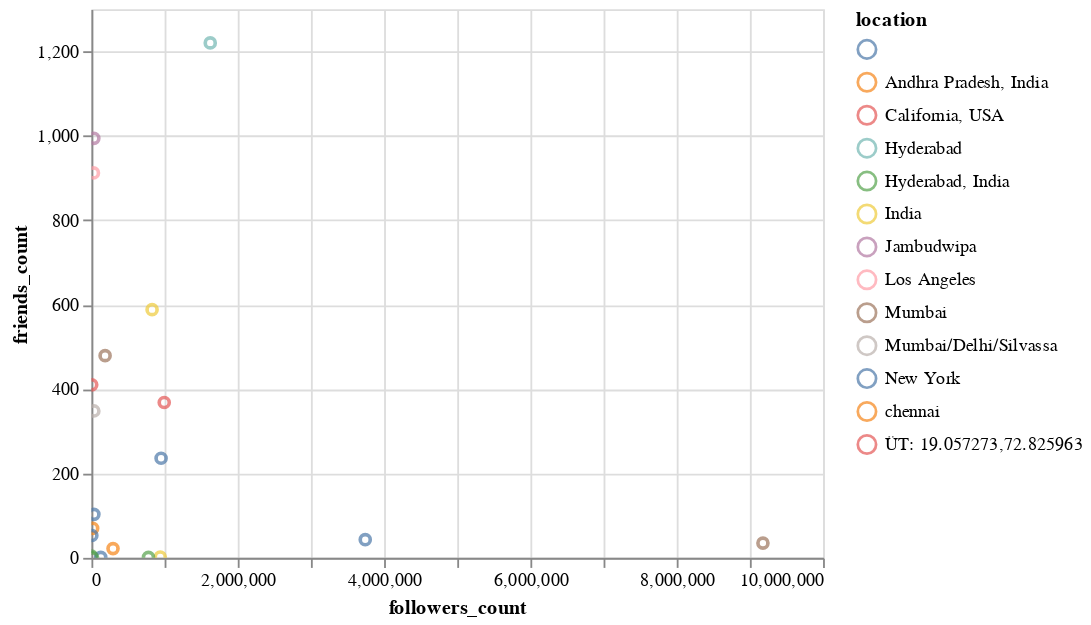

Notebook code for this chart:
### Code cell
chart.mark_point().encode(x="followers_count",y="friends_count",
                          tooltip=["followers_count","friends_count",'location'],color='location').interactive()
